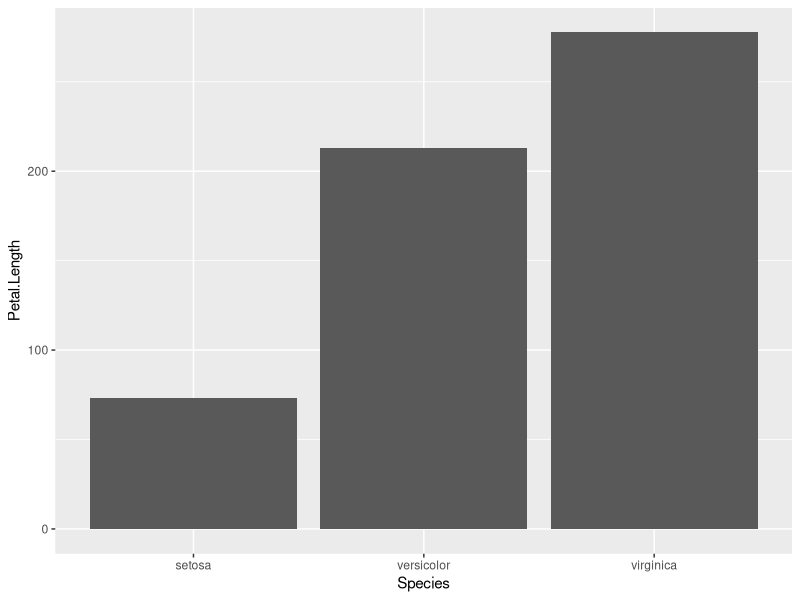
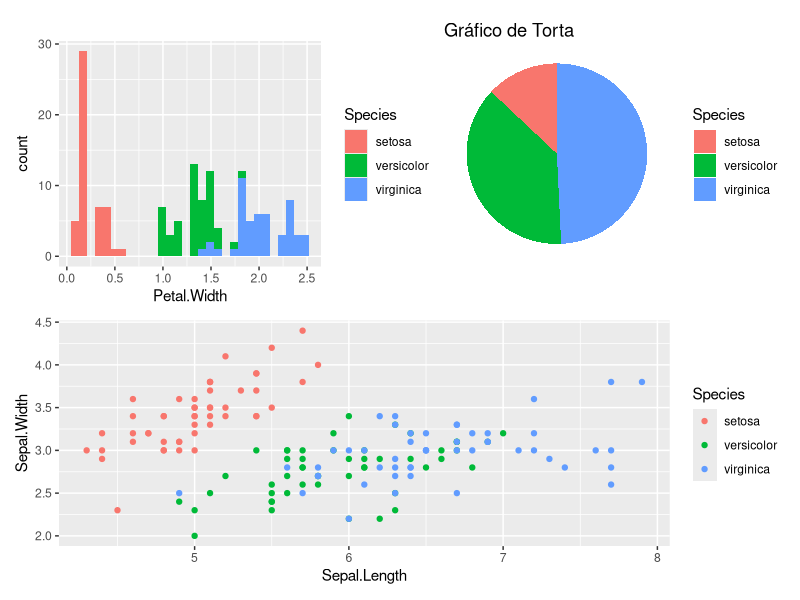
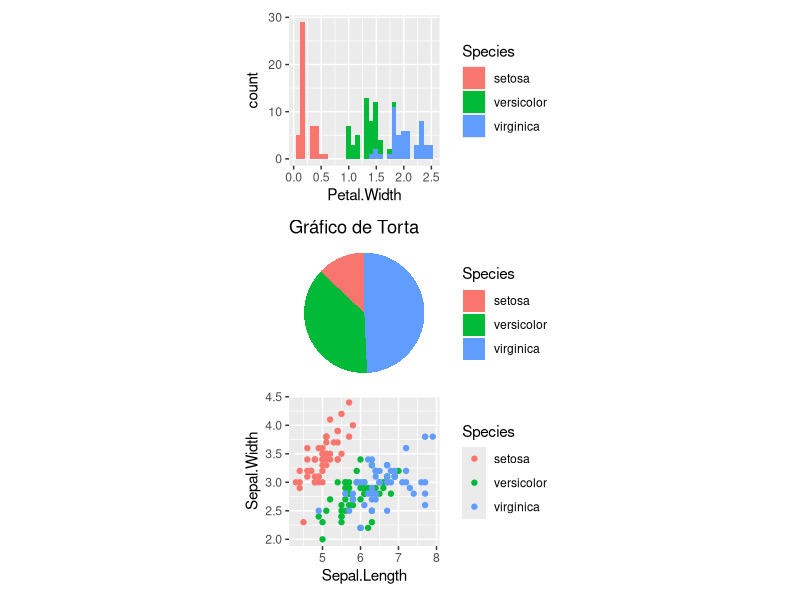
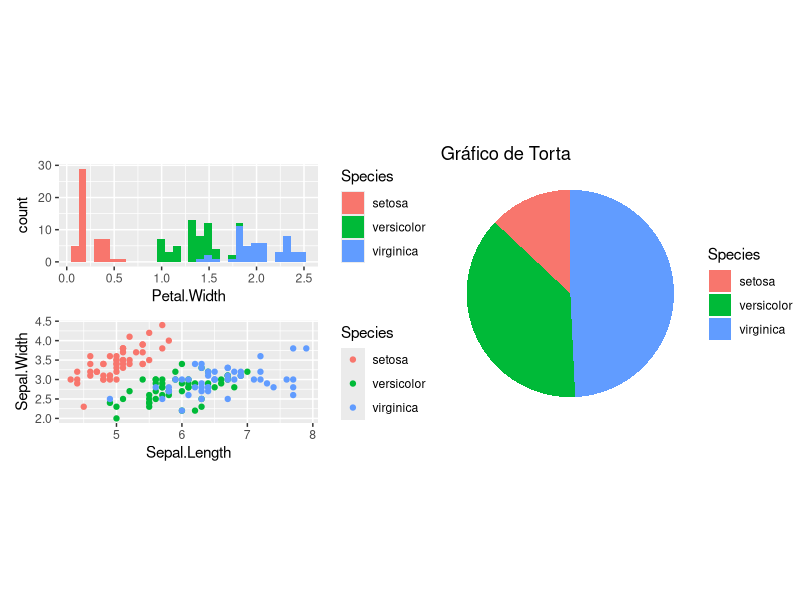
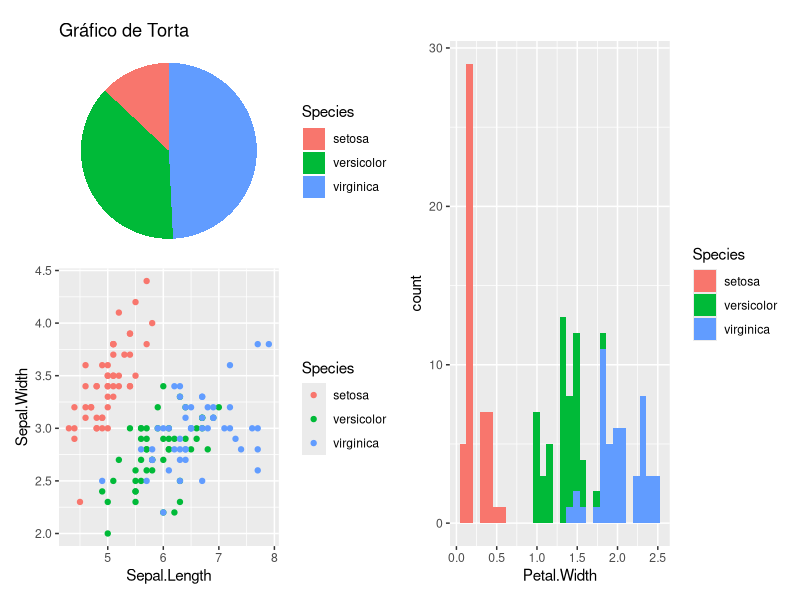
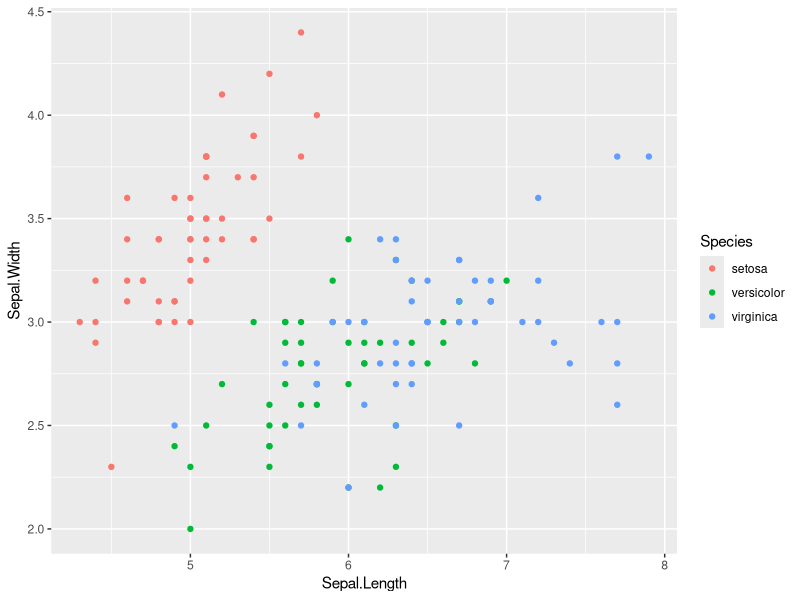
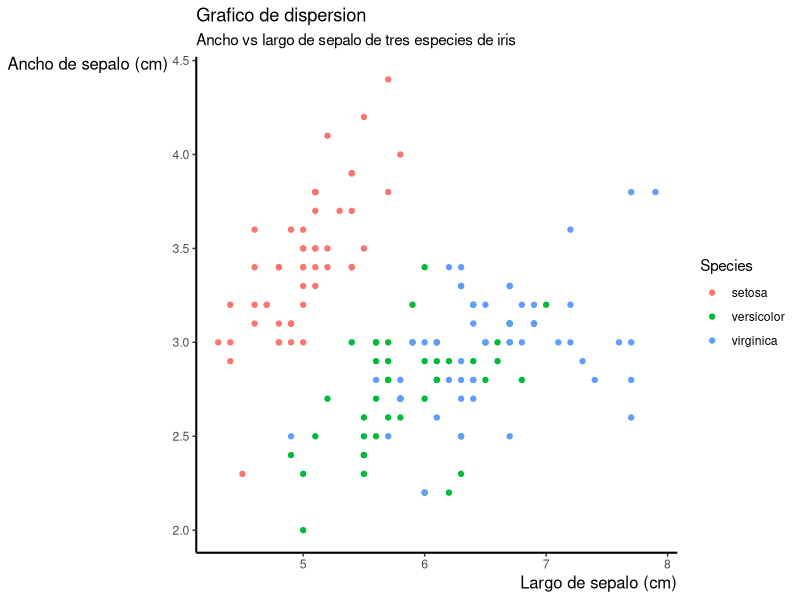
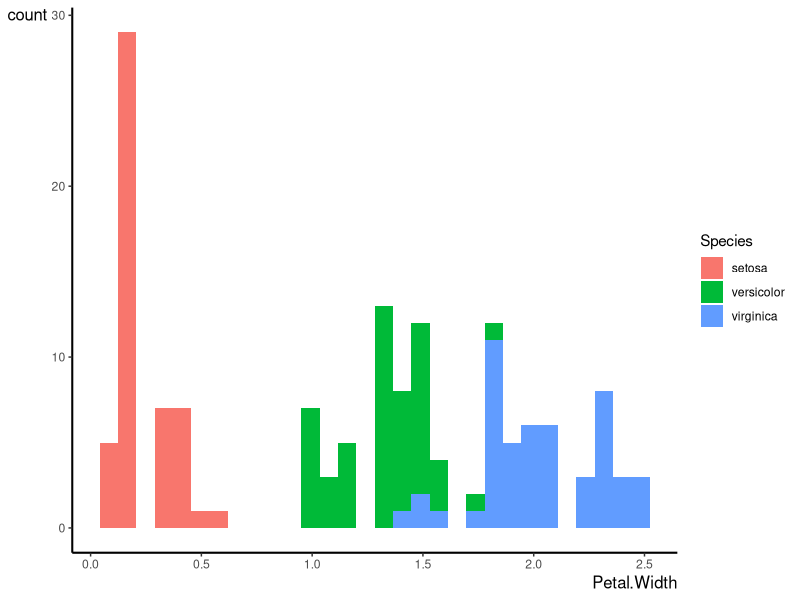

Generate these figures, in order, with R:
# install.packages("patchwork")

# cargamos las librerias
library(patchwork)
library(ggplot2)

# cargamos el dataset
data("iris")

str(iris)

# armamos los graficos con ggplot2
# ggplot(dataframe) + geom_nombre(aes(x, y))

histogram <- ggplot(iris) + geom_histogram(aes(
  Petal.Width, fill = Species
))

puntos <- ggplot(iris) + geom_point(
  aes(
    Sepal.Length, Sepal.Width,
    colour = Species
  )
)

barras <- ggplot(iris) + geom_bar(
  aes(
    Species
  )
)

ggplot(iris) + geom_bar(
  aes( # aes(x, y)
    Species, Petal.Length
  ), stat = "Identity"
)

max(iris$Petal.Length)

datos <- data.frame(
  Categoria = c("A", "B", "C", "D"),
  Valor = c(30, 20, 15, 35)
)

grafico_torta <- ggplot(iris, aes(x = "", y = Petal.Length, fill = Species)) +
  geom_bar(stat = "identity") +
  coord_polar(theta = "y") +
  theme_void() +
  labs(title = "Gráfico de Torta")

sum(iris$Petal.Length[iris$Species == "setosa"]) / length(iris$Petal.Length[iris$Species == "setosa"])

# patchwork: tableros estaticos
# (graf1 + graf2) graficos uno al lado del otro
# graf1 / graf2, graficos uno encima del otro
# graf1 | graf2, graf2 queda en una columna nueva

(histogram + grafico_torta) / puntos

histogram / grafico_torta / puntos

histogram / puntos | grafico_torta

grafico_torta / puntos | histogram

# # # # # # # # # # # # # # # # # # # # # # # # # # #

# edicion grafica con ggplot2

puntos

# edicion y agregado de texto
puntos <- puntos + labs(
  title = "Grafico de dispersion",
  subtitle = "Ancho vs largo de sepalo de tres especies de iris",
  x = "Largo de sepalo (cm)",
  y = "Ancho de sepalo (cm)"
)

# edicion de temas en ggplot
# theme()

puntos + theme(
  axis.line = element_line(colour = "black", linewidth = 0.7),
  axis.title.y = element_text(size = 12, angle = 0),
  axis.title.x = element_text(size = 12, hjust = 1),
  panel.background = element_blank()
)

tema1 <- theme(
  axis.line = element_line(colour = "black", linewidth = 0.7),
  axis.title.y = element_text(size = 12, angle = 0),
  axis.title.x = element_text(size = 12, hjust = 1),
  panel.background = element_blank()
)

histogram + tema1

histogram + theme_minimal()
